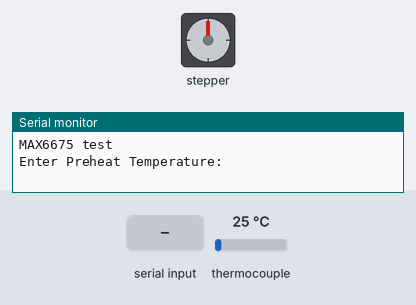
Recording of a sketch running on a simulated Arduino Uno, built with avr-gcc and run on an emulated ATmega328P. Shown: stepper motor, the last lines printed to the serial monitor. The inputs (shaded band) are chosen by the test bench; at power-on: thermocouple 25 °C. Stepper angles assume 200 steps per turn.

Above: at 0.8 s.
0.9 s: "90,45,200\n" received over Serial
At 2.07 s:
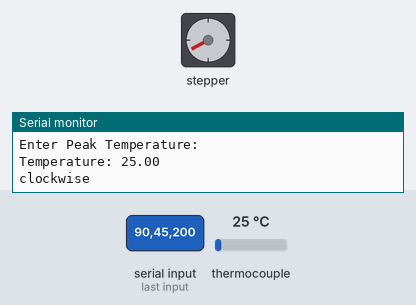
3.9 s: thermocouple set to 225 °C
At 5.68 s:
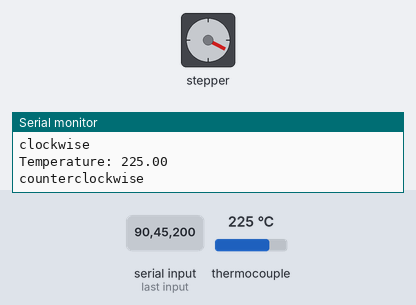
6.9 s: thermocouple set to 6 °C
At 7.79 s:
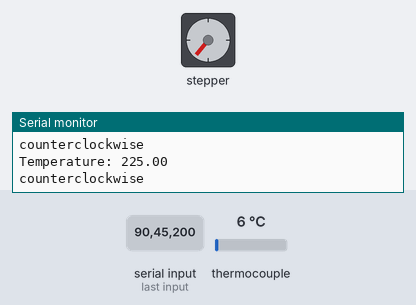
9.9 s: thermocouple set to 294 °C
Timing chart, 0 to 13.9 s (numbered marks = the images above; inputs shaded):
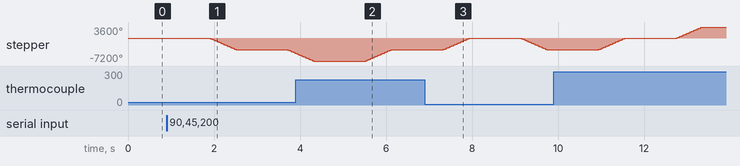

Measured:
- after the input at 0.9 s, stepper: turns 3600° counter-clockwise in 0.60 s, then 1070° counter-clockwise in 0.16 s

The sketch:

combine1.ino
```cpp
#include <Stepper.h>
#include <max6675.h>

// Define pin connections & motor's steps per revolution
const int dirPin = 2;
const int stepPin = 3;
const int stepsPerRevolution = 200;

// Define pins for MAX6675
int thermoSO = 4;
int thermoCS = 5;
int thermoCLK = 6;

float preTemp = 0;
float soakTemp = 0;
float peakTemp = 0;

// initialize the stepper library:
Stepper myStepper(stepsPerRevolution, dirPin, stepPin, 4, 5, 6);

//intialize max6675 library:
MAX6675 thermocouple(thermoCLK, thermoCS, thermoSO);

void setup() {
  // set the speed at 1000 rpm:
  myStepper.setSpeed(1000);
  // initialize the serial port:
  Serial.begin(9600);
  Serial.println("MAX6675 test");

  // Prompt the user to enter the desired temperature range
  Serial.println("Enter Preheat Temperature: ");
  while (Serial.available()) {
    Serial.read();
  }
  while(Serial.available() == 0){}
  preTemp = Serial.parseInt();

  Serial.println("Enter Soak Temperature: ");
  while (Serial.available()) {
    Serial.read();
  }
  while(Serial.available() == 0){}
  soakTemp = Serial.parseInt();

  Serial.println("Enter Peak Temperature: ");
  while (Serial.available()) {
    Serial.read();
  }
  while(Serial.available() == 0){
  peakTemp = Serial.parseInt();
  }
}

void loop () {
  double temperature = thermocouple.readCelsius();
  Serial.print("Temperature: ");
  Serial.println(temperature);
  delay (1000);

  if (temperature < preTemp) {
    Serial.println("clockwise");
    myStepper.step(-stepsPerRevolution*10);
    delay(200);
    return;
  }

  if (temperature == preTemp) {
    Serial.println("pause");
    myStepper.step(0*10);
    delay(2000);
    return;
  }

  if (temperature > preTemp && temperature < soakTemp) {
    Serial.println("clockwise");
    myStepper.step(-stepsPerRevolution*10);
    delay(200);
    return;
  }

  if (temperature == soakTemp) {
    Serial.println("pause");
    myStepper.step(0*10);
    delay(2000);
    return;
  }

  if (temperature > soakTemp && temperature < peakTemp) {
    Serial.println("clockwise");
    myStepper.step(-stepsPerRevolution*10);
    delay(200);
    return;
  }

  if (temperature == peakTemp) {
    Serial.println("pause");
    myStepper.step(0*10);
    delay(2000);
    return;
  }

  if (temperature > peakTemp) {
    Serial.println("counterclockwise");
    myStepper.step(stepsPerRevolution*10);
    delay(200);
    return;
  }

 }
```
